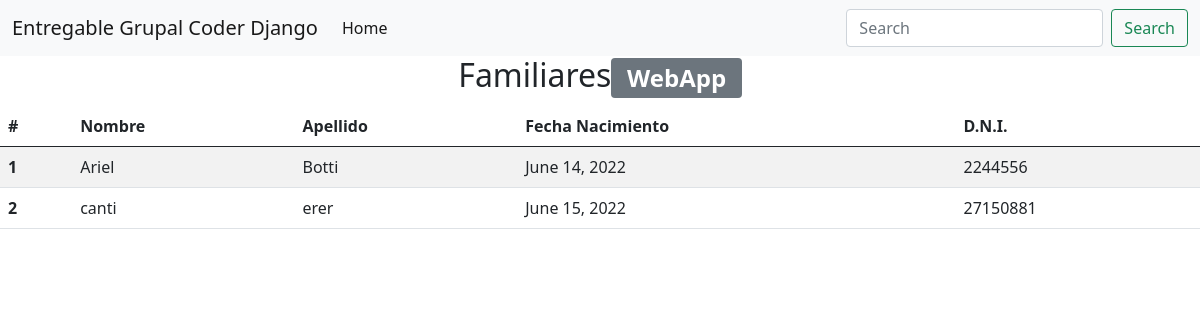
/, run on an earlier commit of the app's database.
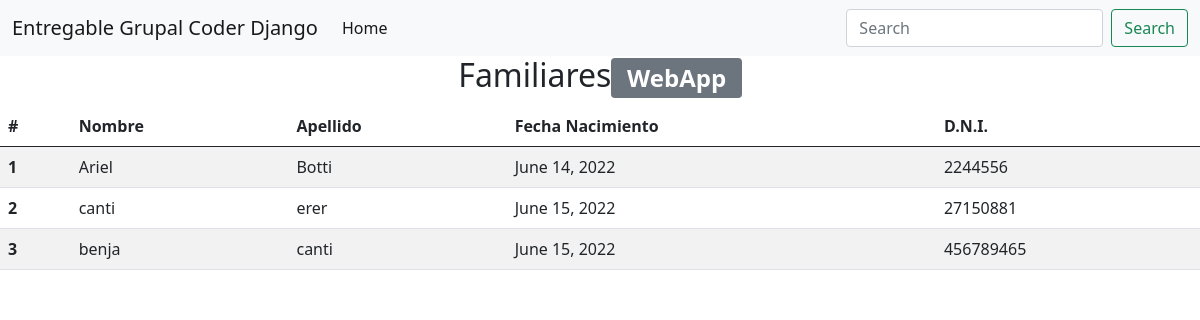
And on a later commit of the database.
### crud/models.py (models this page shows)
class familiar(models.Model):
    nombre = models.CharField(max_length=40)
    apellido = models.CharField(max_length=40)
    fecha_nacimiento = models.DateField(blank=True)
    dni = models.IntegerField(unique=True)

### crud/views.py (the view)
# urls.py: path('', inicio),
def inicio(request):
    familiares = familiar.objects.all()
    return render(request,"index.html", {'familiar':familiares})

### crud/Templates/index.html (shortened to what this page needs)
<!DOCTYPE html>
<html lang="en">
<head>
    <link href="https://cdn.jsdelivr.net/npm/bootstrap@5.0.2/dist/css/bootstrap.min.css" rel="stylesheet">
</head>
<body>
    <nav class="navbar navbar-expand-lg navbar-light bg-light">
        <div class="container-fluid">
          <a class="navbar-brand" href="#">Entregable Grupal Coder Django</a>
          <div class="collapse navbar-collapse" id="navbarSupportedContent">
            <ul class="navbar-nav me-auto mb-2 mb-lg-0">
              <li class="nav-item">
                <a class="nav-link active" aria-current="page" href="#">Home</a>
              </li>
            </ul>
            <form class="d-flex">
              <input class="form-control me-2" type="search" placeholder="Search" aria-label="Search">
              <button class="btn btn-outline-success" type="submit">Search</button>
            </form>
          </div>
        </div>
    </nav>
    <div><h2 class="text-center">Familiares<span class="badge bg-secondary">WebApp</span></h2></div>
    <table class="table table-striped table-hover">
      <thead>
        <tr>
          <th scope="col">#</th>
          <th scope="col">Nombre</th>
          <th scope="col">Apellido</th>
          <th scope="col">Fecha Nacimiento</th>
          <th scope="col">D.N.I.</th>
        </tr>
      </thead>
      <tbody>
        {%for persona in familiar %}
          <tr>
            <th scope="row">{{persona.id}}</th>
            <td>{{persona.nombre}}</td>
            <td>{{persona.apellido}}</td>
            <td>{{persona.fecha_nacimiento}}</td>
            <td>{{persona.dni}}</td>
          </tr>
        {% endfor %}
      </tbody>
    </table>
</body>
</html>

What changed in the data, as far as the page shows it:
added familiar: id "3", nombre "benja", apellido "canti", fecha_nacimiento "June 15, 2022", dni "456789465"
